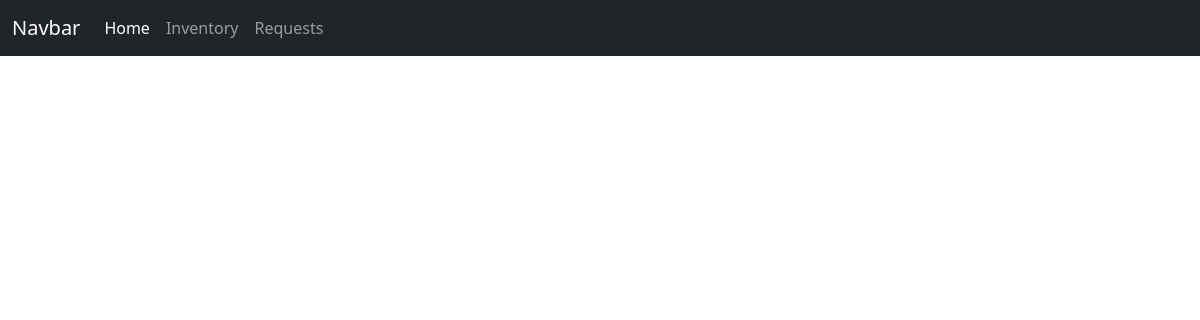
Page /supply_requests/ on the earlier database version.
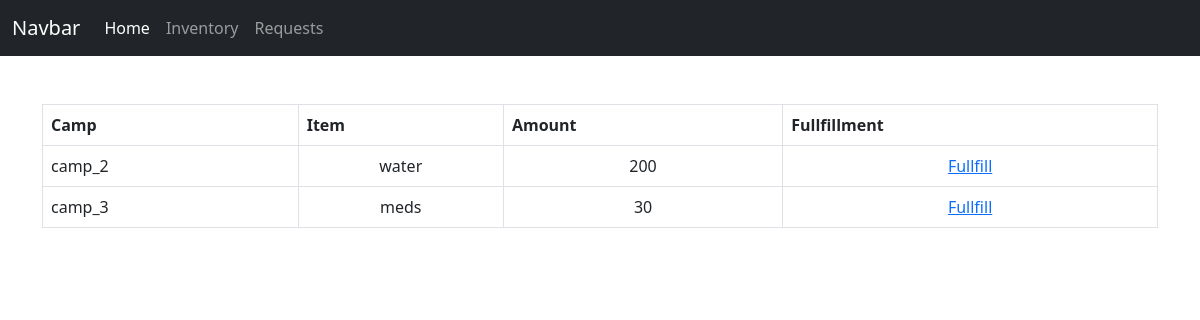
Same page on the later database version.
### camps/models.py (models this page shows, shortened)
class SupplyReqs(models.Model):
    camp_id = models.CharField(max_length=30)
    fullfilled = models.BooleanField(default=False)
    item_id = models.CharField(max_length=30)
    item_amt = models.PositiveIntegerField()

### camps/views.py (the view)
# urls.py: path('supply_requests/', views.supplyRequests, name='supply_requests'),
def supplyRequests(request):
    current_user = request.user
    all_camp_reqs = SupplyReqs.objects.all
    return render(request, 'supplyRequests.html', {'all_camp_reqs': all_camp_reqs, 'all_inventories': Inventory, 'current_user': current_user})

### templates/supplyRequests.html (shortened to what this page needs)
{% extends 'base.html' %}
{% block content %}
<br/>
    {% if all_camp_reqs %}
        <table class="table table-bordered">
            <thread>
                <tr>
                    <th scope="col">Camp</th>
                    <th scope="col">Item</th>
                    <th scope="col">Amount</th>
                    <th scope="col">Fullfillment</th>
                </tr>
            </thread>
            <tbody>
                {% for reqs in all_camp_reqs %}
                    {% if not reqs.fullfilled %}
                        <tr>
                            <td>{{ reqs.camp_id }}</td>
                            <td><center>{{ reqs.item_id }}</center></td>
                            <td><center>{{ reqs.item_amt }}</center></td>
                            <td><center><a href="{% url 'fullfill_req' reqs.id %}">Fullfill</a></center></td>
                        </tr>
                    {% endif %}
                {% endfor %}
            </tbody>
        </table>
    {% endif %}
{% endblock %}

Differences in the rows shown:
added SupplyReqs: camp_id "camp_2", item_id "water", item_amt "200"
added SupplyReqs: camp_id "camp_3", item_id "meds", item_amt "30"
Other differences:
text now shown: "Camp Item Amount Fullfillment"
